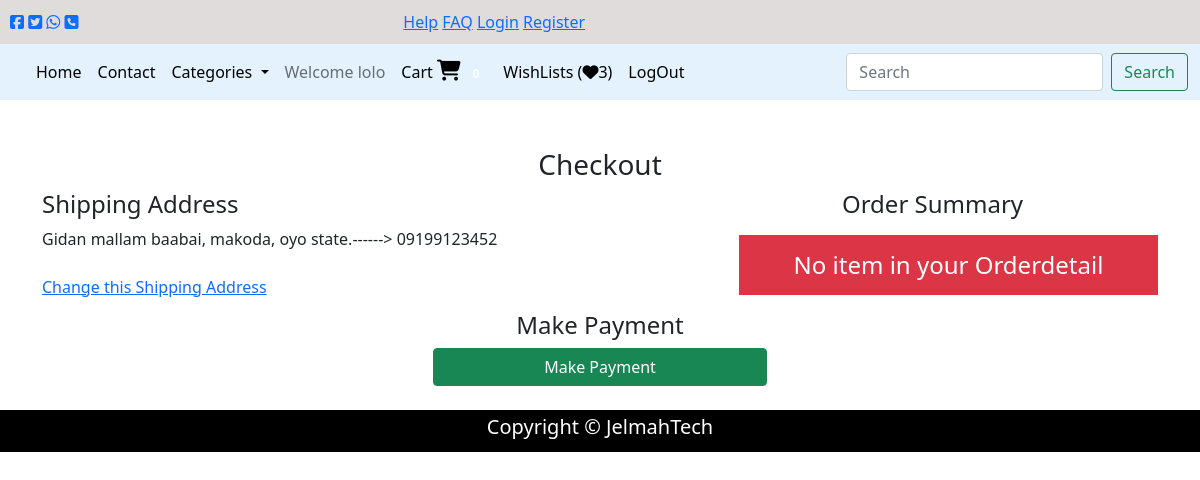
Page /checkout/25/ (signed in) on the committed database.
### footwears/models.py (models this page shows, shortened)
class ShippingAddress(models.Model):
  theaddress = models.TextField(max_length=450)
  themobiles = models.CharField(max_length=150, null=True, blank=False, default='08111111111')
  mycurrent = models.BooleanField(default=False)
  customer = models.ForeignKey(Customer,on_delete=models.CASCADE)
  class Meta:
    db_table = 'shippingaddresses'
    managed = True
    verbose_name = 'ShippingAddress'
    verbose_name_plural = 'ShippingAddresss'

### footwears/views.py (the view)
# urls.py: path('checkout/<str:q>/', views.checkout, name='checkout'),
@login_required(login_url='login')
def checkout(request,q):
    items = Orderdetail.objects.filter(order_number__iexact=q).filter(user__username__iexact=request.user.username)
    thecust = Customer.objects.filter(user__username__iexact=request.user.username).first()
    shipaddrest = ShippingAddress.objects.filter(customer__user__username__iexact=request.user.username)
    total_amount = 0
    for x in items:
        total_amount += (x.product_unitprice * x.quantity)
    context = {
        'orderdetail':items,
        'customer_info':thecust,
        'totalamount':total_amount,
        'shippingaddrest':shipaddrest
    }
    return render(request,'footwears/checkout.html',context)

### footwears/context_processor.py (called while the page is built)
def categories(request):
  allcats = Category.objects.all()
  return {'cats':allcats}

def cartcount(request):
  allitems = Orderdetail.objects.filter(order_placed=False).filter(user__username=request.user.username)
  total_quantity = 0
  for item in allitems:
    total_quantity += item.quantity
  return {'prodcount':total_quantity}

def wishcount(request):
  allwishes = Wishlist.objects.filter(now_bought=False).filter(user__username=request.user.username).count()
  return {'allwishes':allwishes}

### footwears/templates/footwears/checkout.html (shortened to what this page needs)
{% extends 'shared/base.html' %}
{% load static %}
{% load humanize %}
{% block main %}
<section>
  <div class="container">
    <h3 class="text-center mt-5">Checkout</h3>
    <div class="row">
      <div class="col-sm-7">
       <h4>Shipping Address</h4>
       {% if shippingaddrest %}
        {% for item in shippingaddrest %}
          <div class="addresstv">{{item.theaddress}}------> {{item.themobiles}}</div><br>
          <a href="{% url 'changeaddress'  %}">Change this Shipping Address</a>
        {% endfor %}
        {% endif %} <br>
      </div>
      <div class="col-sm-5">
        <center>
          <h4>Order Summary</h4>
        </center>
       <ul>
         {% if orderdetail %}
         <li>
           <table class="table table-hover">
             <thead>
               <tr>
                 <th scope="col">Product</th>
                 <th scope="col">Price</th>
                 <th scope="col">Quantity</th>
                </tr>
              </thead>
              {% for item in orderdetail %}
               <tbody>
                 <tr>
                  <td> {{item.product_name}} </td>
                  <td> {{item.product_unitprice}} </td>
                  <td> {{item.quantity}} </td>
                 </tr>
               </tbody>
               {% endfor %}
             </table>
         </li>
           <h4>Total Amount: {{ totalamount }}</h4>
         {% else %}
         <center>
           <p>
             <h4 class="bg-danger text-white p-3 ">No item in your Orderdetail</h4>
           </p>
          </center>
         {% endif %}
       </ul>
      </div>
    </div>
    <h4 class="text-center mt-6">Make Payment </h4>
      <form id="payform" method="POST">
      <div class="topay">
          <center>
              <button type="submit" id="btnPay" style="width: 30%; margin:0 auto;" class="btn btn-success">Make Payment</button>
              <input type="hidden" id="email" value="user.email" required><br>
              <input type="hidden" id="price" value="{{ totalamount }}" required><br>
          </center>
      </div>
    </form>
  </div>
</section>
{% endblock main %}

### footwears/templates/shared/base.html (shortened to what this page needs)
{% load static %}
<!doctype html>
<html lang="en">
  <head>
    <link href="https://cdn.jsdelivr.net/npm/bootstrap@5.0.1/dist/css/bootstrap.min.css" rel="stylesheet">
    <link rel="stylesheet" href="{% static 'css/header.css' %}">
    <link rel="stylesheet" href="{% static 'css/contact.css' %}">
  </head>
  <body>
    <div class="topheader">
        <div class="div1">
            <a href=""><i class="fa fa-facebook-square" aria-hidden="true"></i></a>
            <a href="https://wa.me/2348106966584"><i class="fa fa-twitter-square" aria-hidden="true"></i></a>
            <a href="https://wa.me/2348106966584"><i class="fa fa-whatsapp" aria-hidden="true"></i></a>
            <a href="https://wa.me/2348106966584"><i class="fa fa-phone-square" aria-hidden="true"></i></a>
        </div>
        <div class="div2" style="float: right;">
            <a href="{% url 'contact' %}">Help</a>
            <a href="{% url 'contact' %}">FAQ</a>
            <a href="{% url 'login' %}">Login</a>
            <a href="{% url 'register' %}">Register</a>
        </div>
    </div>
    <header>
            <nav class="navbar navbar-expand-lg navbar-light" style="background-color: #e3f2fd;">
                <div class="container-fluid">
                  <div class="collapse navbar-collapse" id="navbarSupportedContent">
                    <ul class="navbar-nav me-auto mb-2 mb-lg-0">
                      <li class="nav-item"><a class="nav-link" style="color: black;" href="{% url 'home' %}">Home</a></li>
                      <li class="nav-item"><a class="nav-link" style="color: black;" href="{% url 'contact' %}">Contact</a></li>
                      <li class="nav-item dropdown">
                        <a class="nav-link dropdown-toggle" style="color: black;" href="#" id="navbarDropdown" role="button" data-bs-toggle="dropdown" aria-expanded="false">
                          Categories
                        </a>
                      </li>
                     {% if request.user.is_authenticated %}
                      <li class="nav-item">
                        <a href="#" class="nav-link">Welcome {{request.user.username}}</a>
                      </li>
                      <li class="nav-item">
                        <a href="{% url 'cart' %}" class="nav-link" style="color: black;">Cart
                          <i id="cart-icon" class="fa fa-shopping-cart " aria-hidden="true"></i>
                          {% if prodcount > 0 %}
                          <span class="badge bg-success badge-secondary">
                            {{ prodcount }}
                          </span>
                          {% else %}
                          <span class="badge badge-secondary">
                          </span>
                          {% endif %}
                        </a>
                      </li>
                      <li class="nav-item">
                        <a href="{% url 'wishlist' %}" style="color: black;" class="nav-link">
                          WishLists (<i class="fa fa-heart"></i><span id="couter">{{ allwishes }}</span>)
                        </a>
                      </li>
                      <li class="nav-item">
                        <a href="{% url 'logout' %}" style="color: black;" class="nav-link">LogOut</a>
                      </li>
                      {% endif %}
                    </ul>
                    <form class="d-flex" action="{% url 'search' %}" method="GET">
                      <input class="form-control me-2" name="tosearch" type="search" placeholder="Search" aria-label="Search">
                      <button class="btn btn-outline-success" type="submit">Search</button>
                    </form>
                  </div>
                </div>
              </nav>
    </header>
    <main>
        {% block main %}
        {% endblock main %}
    </main>
    <footer>
      <div class="footer" style="margin: 0; padding: 5px; background-color: black; color: white; text-align: center;">
        <h5>Copyright &copy; JelmahTech</h5>
      </div>
    </footer>
  </body>
</html>

### footwears/static/css/header.css (style rules this page uses)
.topheader { padding: 10px; display: grid; grid-template-columns: 1fr 2fr; background-color: rgb(224, 220, 220); color: blue; }
#cart-icon { font-size: 21px; }

### rows in the picture
ShippingAddress: theaddress "Gidan mallam baabai, makoda, oyo state.", themobiles "09199123452"

### other values in the picture
{{ request.user.username }} "lolo"
{{ allwishes }} "3"
